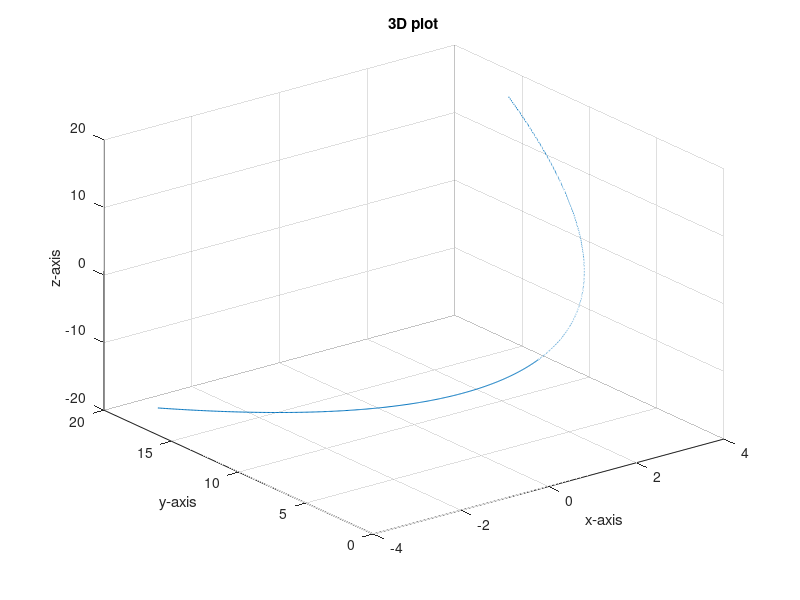

This chart was generated by the following MATLAB code:
%author: Muhtasim Redwan
%id: 22024002
%date: 16-09-2024

x = 0:pi/20:2*pi;
y = sin(x);

plot(x, y);
title("2D Plot");
xlabel("Time");
ylabel("Amplitude");
grid on;
t = -4:0.01:4;
x = t.^2;
y = 4*t;
plot3(t, x, y);
grid on;
title("3D plot");
xlabel("x-axis");
ylabel("y-axis");
zlabel("z-axis");